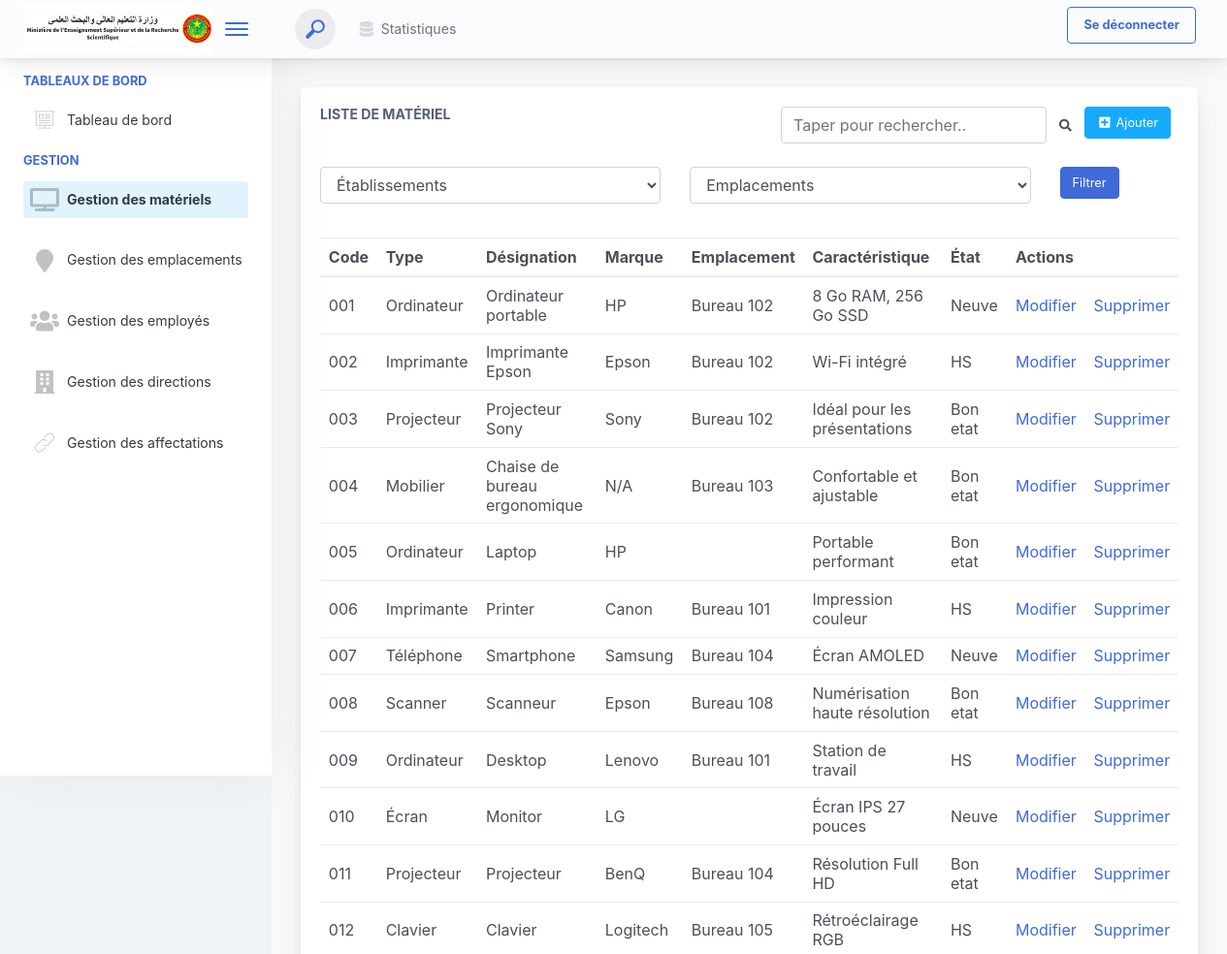
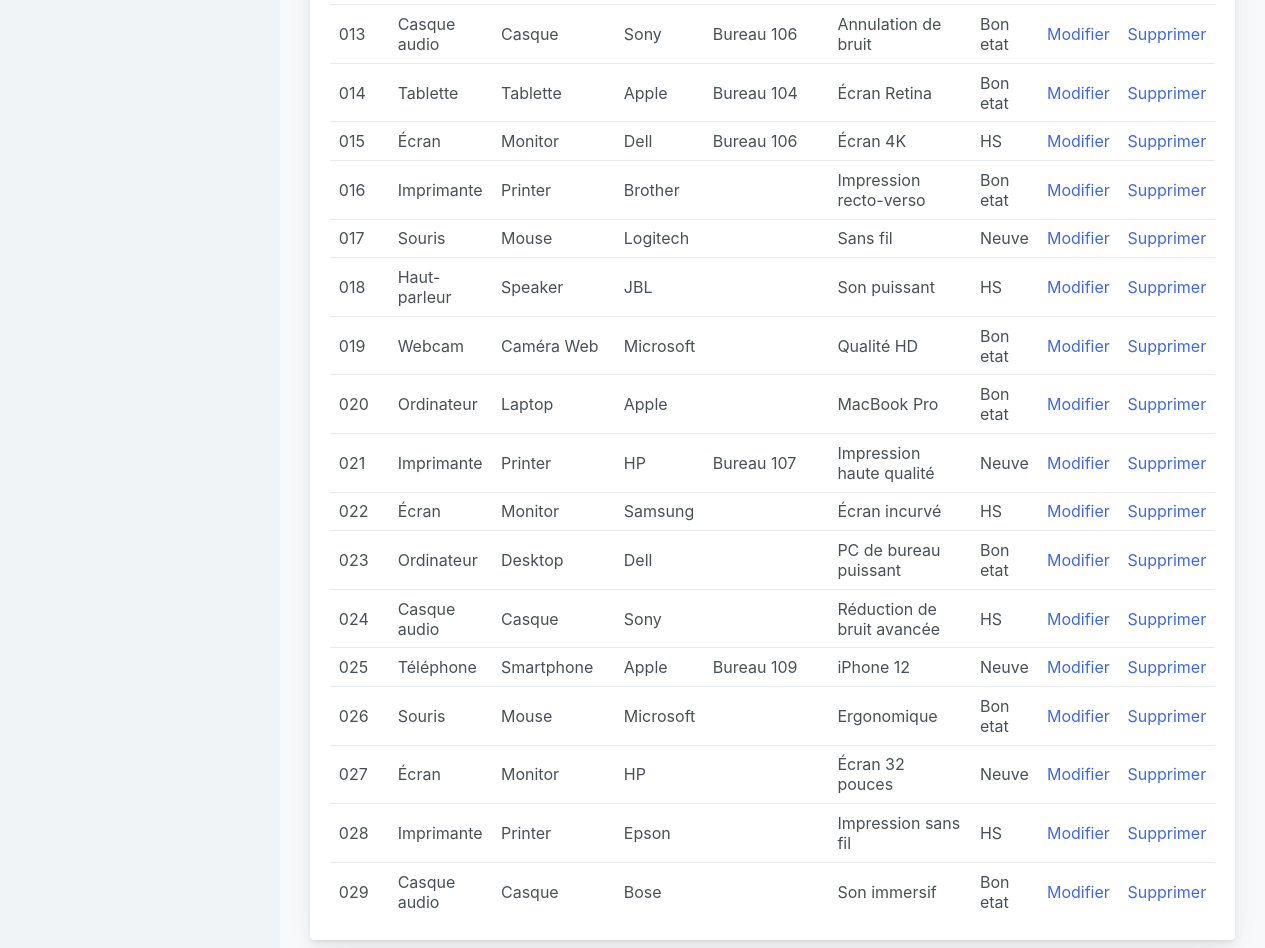
/materiel/ (signed in), run on the app's committed database (2 pictures, top to bottom).
### accounts/models.py (models this page shows, shortened)
class Materiel(models.Model):
    code = models.CharField(max_length=50, unique=True)
    type = models.CharField(max_length=100)
    designation = models.CharField(max_length=200)
    marque = models.CharField(max_length=100)
    caracteristique = models.TextField()
    etat = models.CharField(max_length=50)

class Emplacement(models.Model):
    designation = models.CharField(max_length=200)
    id_etablissement = models.ForeignKey(Etablissement, on_delete=models.CASCADE)
    id_employee = models.ForeignKey(Employee, on_delete=models.CASCADE)

### GestionVentes/views.py (the view)
# urls.py: path('materiel/', views.materiel, name="materiel"),
@login_required(login_url='login')
def materiel(request):
    id_etablissement = request.POST.get('id_etablissement')
    id_emplacement = request.POST.get('id_emplacement')
    all_etablissement = Etablissement.objects.all()
    all_emplacement = Emplacement.objects.all()
    materiels = Materiel.objects.all()
    if id_etablissement or id_emplacement:
        if id_etablissement:
            materiels = materiels.filter(affectation__id_emplacement__id_etablissement_id=id_etablissement)
        if id_emplacement:
            materiels = materiels.filter(affectation__id_emplacement_id=id_emplacement)
    for materiel in materiels:
        affectations = Affectation.objects.filter(id_materiel=materiel)
        emplacements = [affectation.id_emplacement.designation for affectation in affectations]
        materiel.emplacements = emplacements
    context = {
        "materiels": materiels,
        "emplacements": all_emplacement,
        "etablissements": all_etablissement,
        "navbar": 'materiel',
    }
    return render(request, "materiels/index.html", context)

### GestionVentes/templates/materiels/index.html (shortened to what this page needs)
{% extends 'navbar.html' %}
{% block content %}
  <div class="app-main__inner">
    <div class="app-page-title">
      <div class="row">
        <div class="col-lg-12">
          <div class="main-card mb-3 card">
            <div class="card-body">
              <div style="display: flex ; justify-content: space-between;">
                <div>
                  <h5 class="card-title">Liste de matériel</h5>
                </div>
                <div style="display: flex ; justify-content: space-between;">
                  <div style="display: flex ; justify-content: space-between;" >
                    <input class="form-control"   type="text" id="myInput" onkeyup="myFunction()" placeholder="Taper pour rechercher..">
                    <button class="btn" type="submit"><i class="fa fa-search"></i></button>
                  </div>
                  <div>
                    <a href="{% url 'add_materiel' %}" class="mb-2 mr-2 btn btn-info"><i class="fa fa-fw" aria-hidden="true" title="Copier pour utiliser plus-square"></i> Ajouter </a>
                  </div>
                </div>
              </div>
              <br>
              <div>
                    <form method="post" action="{% url 'materiel' %}">
                          <div class="row">
                            <div class="col-md-5">
                              <select class="form-control" name="id_etablissement">
                                <option selected disabled> Établissements </option>
                              </select>
                            </div>
                            <div class="col-md-5">
                              <select class="form-control" name="id_emplacement">
                                <option selected disabled> Emplacements </option>
                              </select>
                            </div>
                            <div class="col-md-2">
                              <button class="mt-10 btn btn-primary" type="submit">Filtrer</button>
                            </div>
                          </div>
                        </form>
                  </div>
              <br>
              <table class="mb-0 table" id="myTable">
                <thead>
                  <tr>
                    <th>Code</th>
                    <th>Type</th>
                    <th>Désignation</th>
                    <th>Marque</th>
                    <th>Emplacement</th>
                    <th>Caractéristique</th>
                    <th>État</th>
                    <th colspan="2" >Actions</th>
                  </tr>
                </thead>
                <tbody>
                  {% for i in materiels %}
                  <tr>
                    <td>{{i.code}}</td>
                    <td>{{i.type}}</td>
                    <td>{{i.designation}}</td>
                    <td>{{i.marque}}</td>
                    <td>
                        {% for emplacement in i.emplacements %}
                            {{ emplacement }}<br>
                        {% endfor %}
                    </td>
                    <td>{{i.caracteristique}}</td>
                    <td>{{i.etat}}</td>
                    <td>
                      <a class='button' href="/edit_materiel/{{i.id}}">Modifier</a>
                    </td>
                    <td>
                      <a class='button' href="/delete_materiel/{{i.id}}">Supprimer</a>
                    </td>
                  </tr>
                  {% endfor %}
                </tbody>
              </table>
            </div>
          </div>
        </div>
      </div>
    </div>
  </div>
{% endblock %}

### data on the page
Materiel: code "001", type "Ordinateur", designation "Ordinateur portable", marque "HP", caracteristique "8 Go RAM, 256 Go SSD", etat "Neuve"
Emplacement: emplacements "Bureau 102" "Bureau 102" "Bureau 102"
Materiel: code "002", type "Imprimante", designation "Imprimante Epson", marque "Epson", caracteristique "Wi-Fi intégré", etat "HS"
Materiel: code "003", type "Projecteur", designation "Projecteur Sony", marque "Sony", caracteristique "Idéal pour les présentations", etat "Bon etat"
Materiel: code "004", type "Mobilier", designation "Chaise de bureau ergonomique", marque "N/A", caracteristique "Confortable et ajustable", etat "Bon etat"
Emplacement: emplacements "Bureau 103"
Materiel: code "005", type "Ordinateur", designation "Laptop", marque "HP", caracteristique "Portable performant", etat "Bon etat"
Materiel: code "006", type "Imprimante", designation "Printer", marque "Canon", caracteristique "Impression couleur", etat "HS"
Emplacement: emplacements "Bureau 101" "Bureau 101"
Materiel: code "007", type "Téléphone", designation "Smartphone", marque "Samsung", caracteristique "Écran AMOLED", etat "Neuve"
Emplacement: emplacements "Bureau 104" "Bureau 104" "Bureau 104"
Materiel: code "008", type "Scanner", designation "Scanneur", marque "Epson", caracteristique "Numérisation haute résolution", etat "Bon etat"
Emplacement: emplacements "Bureau 108"
Materiel: code "009", type "Ordinateur", designation "Desktop", marque "Lenovo", caracteristique "Station de travail", etat "HS"
Materiel: code "010", type "Écran", designation "Monitor", marque "LG", caracteristique "Écran IPS 27 pouces", etat "Neuve"
Materiel: code "011", type "Projecteur", designation "Projecteur", marque "BenQ", caracteristique "Résolution Full HD", etat "Bon etat"
Materiel: code "012", type "Clavier", designation "Clavier", marque "Logitech", caracteristique "Rétroéclairage RGB", etat "HS"
Emplacement: emplacements "Bureau 105"
Materiel: code "013", type "Casque audio", designation "Casque", marque "Sony", caracteristique "Annulation de bruit", etat "Bon etat"
Emplacement: emplacements "Bureau 106" "Bureau 106"
Materiel: code "014", type "Tablette", designation "Tablette", marque "Apple", caracteristique "Écran Retina", etat "Bon etat"
Materiel: code "015", type "Écran", designation "Monitor", marque "Dell", caracteristique "Écran 4K", etat "HS"
Materiel: code "016", type "Imprimante", designation "Printer", marque "Brother", caracteristique "Impression recto-verso", etat "Bon etat"
Materiel: code "017", type "Souris", designation "Mouse", marque "Logitech", caracteristique "Sans fil", etat "Neuve"
Materiel: code "018", type "Haut-parleur", designation "Speaker", marque "JBL", caracteristique "Son puissant", etat "HS"
Materiel: code "019", type "Webcam", designation "Caméra Web", marque "Microsoft", caracteristique "Qualité HD", etat "Bon etat"
Materiel: code "020", type "Ordinateur", designation "Laptop", marque "Apple", caracteristique "MacBook Pro", etat "Bon etat"
Materiel: code "021", type "Imprimante", designation "Printer", marque "HP", caracteristique "Impression haute qualité", etat "Neuve"
Emplacement: emplacements "Bureau 107"
Materiel: code "022", type "Écran", designation "Monitor", marque "Samsung", caracteristique "Écran incurvé", etat "HS"
Materiel: code "023", type "Ordinateur", designation "Desktop", marque "Dell", caracteristique "PC de bureau puissant", etat "Bon etat"
Materiel: code "024", type "Casque audio", designation "Casque", marque "Sony", caracteristique "Réduction de bruit avancée", etat "HS"
Materiel: code "025", type "Téléphone", designation "Smartphone", marque "Apple", caracteristique "iPhone 12", etat "Neuve"
Emplacement: emplacements "Bureau 109"
Materiel: code "026", type "Souris", designation "Mouse", marque "Microsoft", caracteristique "Ergonomique", etat "Bon etat"
Materiel: code "027", type "Écran", designation "Monitor", marque "HP", caracteristique "Écran 32 pouces", etat "Neuve"
Materiel: code "028", type "Imprimante", designation "Printer", marque "Epson", caracteristique "Impression sans fil", etat "HS"
Materiel: code "029", type "Casque audio", designation "Casque", marque "Bose", caracteristique "Son immersif", etat "Bon etat"
